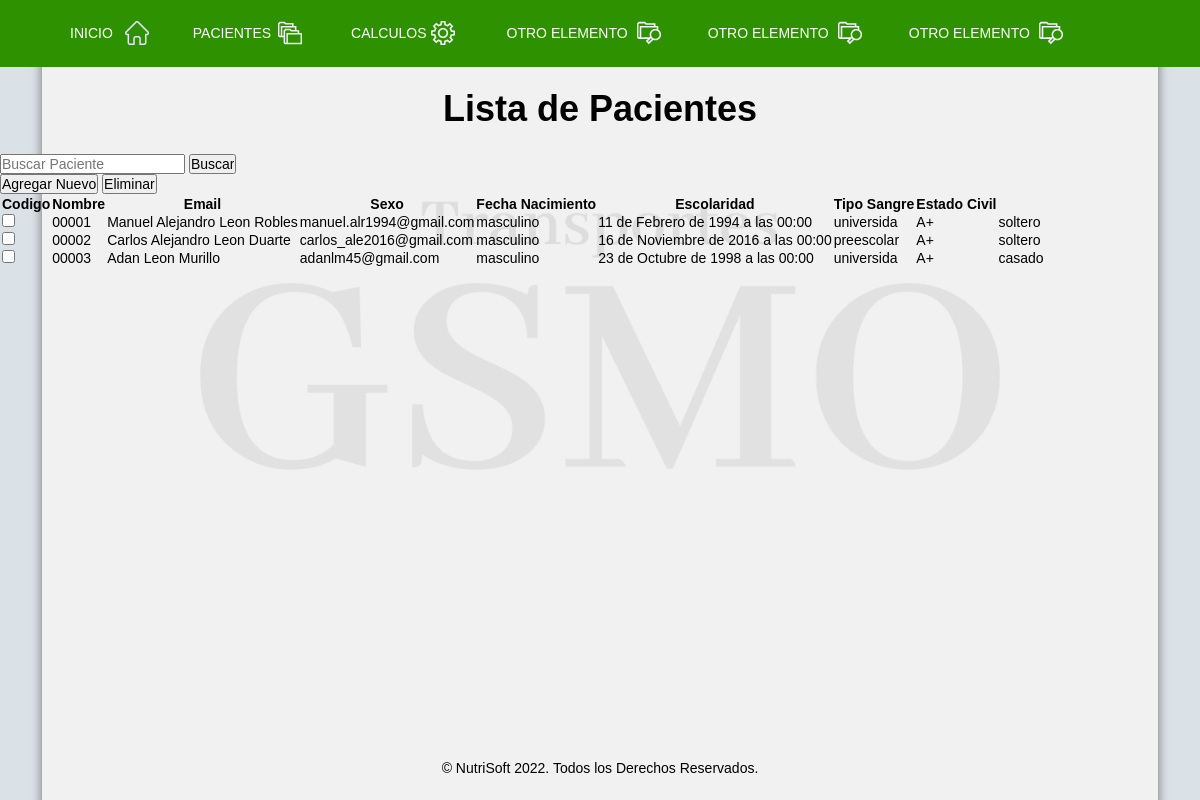
/pacientes/lista-pacientes/, run on an earlier commit of the app's database.
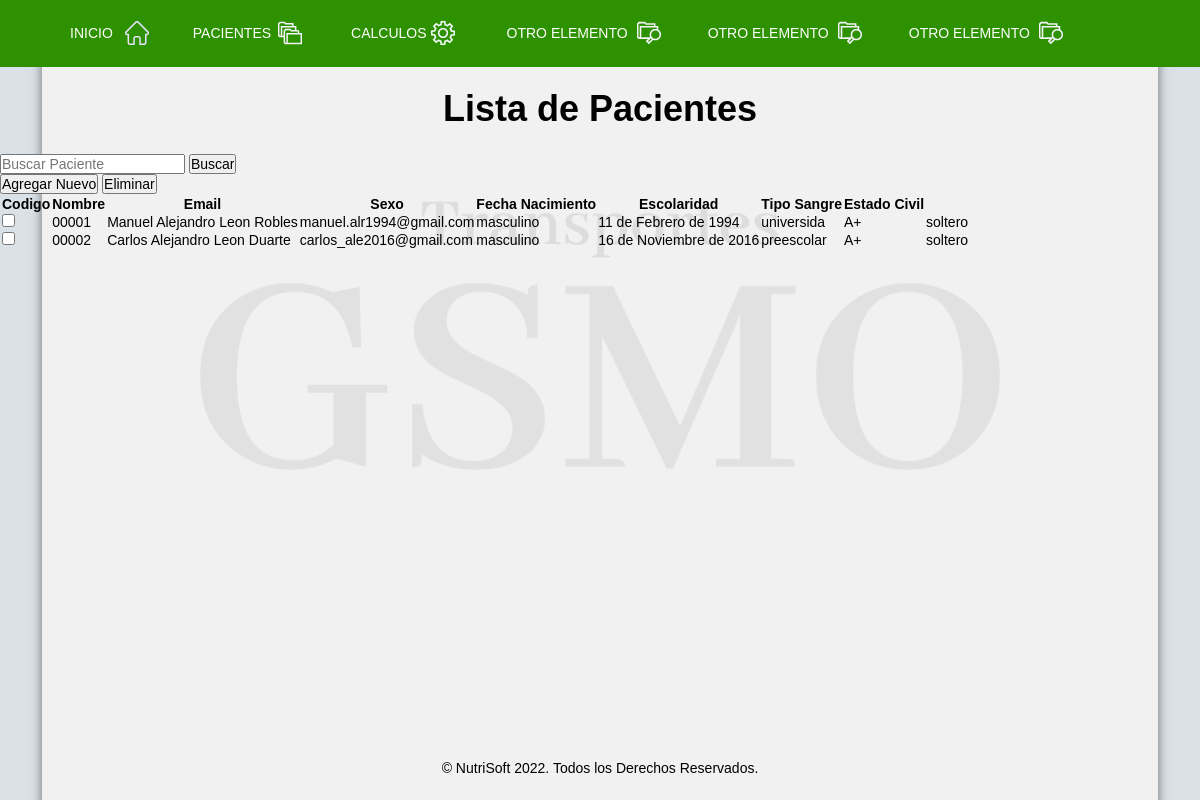
And on a later commit of the database.
### applications/pacientes/models.py (models this page shows, shortened)
class Pacientes(models.Model):
    codigo = models.CharField(max_length=5)
    nombre = models.CharField(max_length=50)
    email = models.CharField(max_length=50)
    sexo = models.CharField(max_length=10)
    fecha_nacimiento = models.DateField()
    escolaridad = models.CharField(max_length=10)
    tipo_sangre = models.CharField(max_length=3)
    estado_civil = models.CharField(max_length=10)
    activo = models.BooleanField(default=True)
    class Meta:
        verbose_name = 'Mis Pacientes'
        verbose_name_plural = 'Lista de Pacientes'

### applications/pacientes/views.py (the view, shortened to what this page needs)
# urls.py: path('lista-pacientes/', ListaPacientes.as_view(), name='lista_pacientes'),
class ListaPacientes(ListView):
    model = Pacientes
    template_name = 'pacientes/lista_pacientes.html'
    def get_context_data(self, **kwargs):
        context = {}
        paciente_buscado = self.request.GET.get('paciente_buscado')
        if paciente_buscado is not None:
            context['lista_pacientes'] = Pacientes.objects.filter(activo=True, nombre__icontains=paciente_buscado)
        else:
            context['lista_pacientes'] = Pacientes.objects.filter(activo=True)
        return context
    def get(self, request, *args, **kwargs):
        return render(request, self.template_name, self.get_context_data())

### templates/pacientes/lista_pacientes.html (shortened to what this page needs)
{% extends 'base.html' %}
{% load static %}
{% block cuerpo %}
<div class="titulo_pagina">
    <h1>Lista de Pacientes</h1>
</div>
<div>
    <form method="GET">
        <div>
            <input type="text" placeholder="Buscar Paciente" name="paciente_buscado">
            <input type="submit" value="Buscar">
        </div>
    </form>
</div>
<div>
    <form method="POST">{% csrf_token %}
        <div>
            <input type="button" value="Agregar Nuevo" onclick="location.href='{% url 'pacientes:registro_pacientes' %}'">
            <input type="submit" value="Eliminar" onclick="location.href='{% url 'pacientes:lista_pacientes' %}'">
        </div>
        <div>
            <table>
                <thead>
                    <tr>
                        <th>Codigo</th>
                        <th>Nombre</th>
                        <th>Email</th>
                        <th>Sexo</th>
                        <th>Fecha Nacimiento</th>
                        <th>Escolaridad</th>
                        <th>Tipo Sangre</th>
                        <th>Estado Civil</th>
                    </tr>
                </thead>
                {% for paciente in lista_pacientes %}
                    <tbody>
                        <tr>
                            <td><input type="checkbox" name="pacientes_marcados" value="{{ paciente.id }}"></td>
                            <td>{{ paciente.codigo }}</td>
                            <td>{{ paciente.nombre }}</td>
                            <td>{{ paciente.email }}</td>
                            <td>{{ paciente.sexo }}</td>
                            <td>{{ paciente.fecha_nacimiento }}</td>
                            <td>{{ paciente.escolaridad }}</td>
                            <td>{{ paciente.tipo_sangre }}</td>
                            <td>{{ paciente.estado_civil }}</td>
                        </tr>
                    </tbody>
                {% endfor %}
            </table>
        </div>
    </form>
</div>
{% endblock cuerpo %}

What changed in the data, as far as the page shows it:
no longer on this page (row edited): Pacientes: codigo "00003", nombre "Adan Leon Murillo", email "adanlm45@gmail.com", sexo "masculino", fecha_nacimiento "23 de Octubre de 1998 a las 00:00", escolaridad "universida", tipo_sangre "A+", estado_civil "casado"
computed for Pacientes "Manuel Alejandro Leon Robles": fecha_nacimiento "11 de Febrero de 1994 a las 00:00" → "11 de Febrero de 1994"
computed for Pacientes "Carlos Alejandro Leon Duarte": fecha_nacimiento "16 de Noviembre de 2016 a las 00:00" → "16 de Noviembre de 2016"
